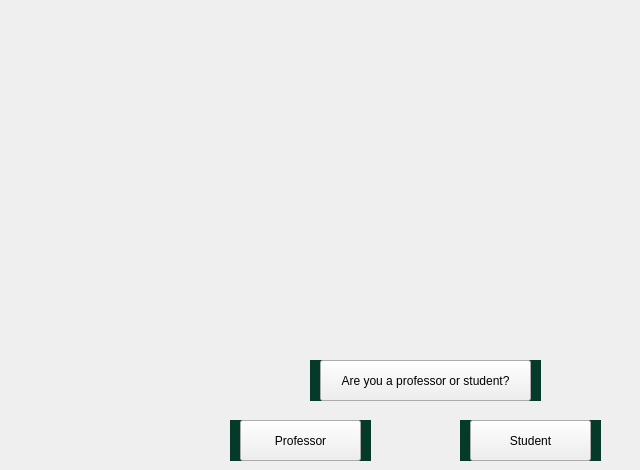
    <widget class="QWidget" name="pg2">
     <widget class="QLabel" name="logo2">
      <property name="geometry">
       <rect>
        <x>230</x>
        <y>80</y>
        <width>401</width>
        <height>281</height>
       </rect>
      </property>
      <property name="text">
       <string/>
      </property>
      <property name="pixmap">
       <pixmap>../proj-im/frame4-3.png</pixmap>
      </property>
     </widget>
     <widget class="QLabel" name="label_2">
      <property name="geometry">
       <rect>
        <x>310</x>
        <y>360</y>
        <width>231</width>
        <height>41</height>
       </rect>
      </property>
      <property name="styleSheet">
       <string notr="true">background-color: rgb(5, 58, 43); </string>
      </property>
      <property name="text">
       <string/>
      </property>
      <property name="pixmap">
       <pixmap>../../../Downloads/frame4.png</pixmap>
      </property>
     </widget>
     <widget class="QPushButton" name="pushButton_2">
      <property name="geometry">
       <rect>
        <x>320</x>
        <y>360</y>
        <width>211</width>
        <height>41</height>
       </rect>
      </property>
      <property name="styleSheet">
       <string notr="true">font: 15pt &quot;Times New Roman&quot;;</string>
      </property>
      <property name="text">
       <string>Are you a professor or student?</string>
      </property>
     </widget>
     <widget class="QLabel" name="label_3">
      <property name="geometry">
       <rect>
        <x>230</x>
        <y>420</y>
        <width>141</width>
        <height>41</height>
       </rect>
      </property>
      <property name="styleSheet">
       <string notr="true">background-color: rgb(5, 58, 43); </string>
      </property>
      <property name="text">
       <string/>
      </property>
      <property name="pixmap">
       <pixmap>../../../Downloads/frame4.png</pixmap>
      </property>
     </widget>
     <widget class="QLabel" name="label_4">
      <property name="geometry">
       <rect>
        <x>460</x>
        <y>420</y>
        <width>141</width>
        <height>41</height>
       </rect>
      </property>
      <property name="styleSheet">
       <string notr="true">background-color: rgb(5, 58, 43); </string>
      </property>
      <property name="text">
       <string/>
      </property>
      <property name="pixmap">
       <pixmap>../../../Downloads/frame4.png</pixmap>
      </property>
     </widget>
     <widget class="QPushButton" name="prof_button">
      <property name="geometry">
       <rect>
        <x>240</x>
        <y>420</y>
        <width>121</width>
        <height>41</height>
       </rect>
      </property>
      <property name="styleSheet">
       <string notr="true">font: 15pt &quot;Times New Roman&quot;;</string>
      </property>
      <property name="text">
       <string>Professor</string>
      </property>
     </widget>
     <widget class="QPushButton" name="student_button">
      <property name="geometry">
       <rect>
        <x>470</x>
        <y>420</y>
        <width>121</width>
        <height>41</height>
       </rect>
      </property>
      <property name="styleSheet">
       <string notr="true">font: 15pt &quot;Times New Roman&quot;;</string>
      </property>
      <property name="text">
       <string>Student</string>
      </property>
     </widget>
    </widget>
